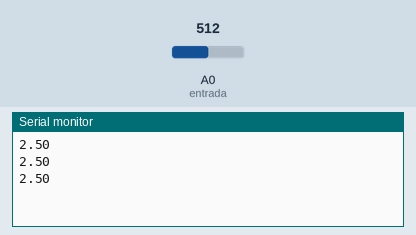
Simulated run of this sketch. Board: Arduino Uno, built with avr-gcc and run on an emulated ATmega328P. On the bench: the last lines printed to the serial monitor. Inputs (shaded band) come from the test bench; at power-on: A0 (entrada) = 512.

Above: at 1.3 s.
1.4 s: A0 (entrada) set to 716
At 1.9 s:
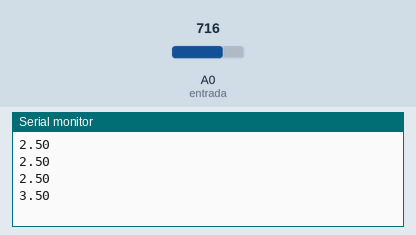
2.9 s: A0 (entrada) set to 900
At 3.4 s:
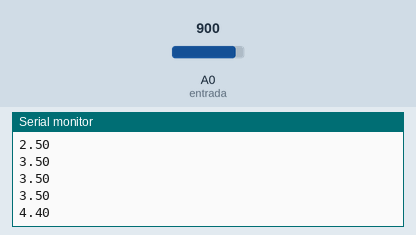
Timing chart, 0 to 5.9 s (numbered marks = the images above; inputs shaded):
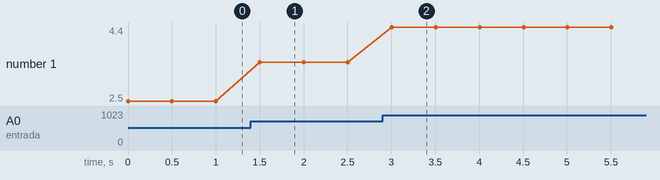

The sketch:

medir_voltage.ino
```cpp
int entrada = A0;

void setup() {
  Serial.begin(9600);
}

void loop() {
  int value = analogRead(entrada);
  float voltage = value * 5.0 / 1023;
  Serial.println(voltage);
  delay(500);
}
```

Measured:
- after the input at 1.4 s, the serial monitor: prints a new line after 0.10 s (image 1)
- after the input at 2.9 s, the serial monitor: prints a new line after 0.10 s (image 2)
- plotted number 1: 2.5 → 3.5 after the input at 1.4 s, 3.5 → 4.4 after the input at 2.9 s
